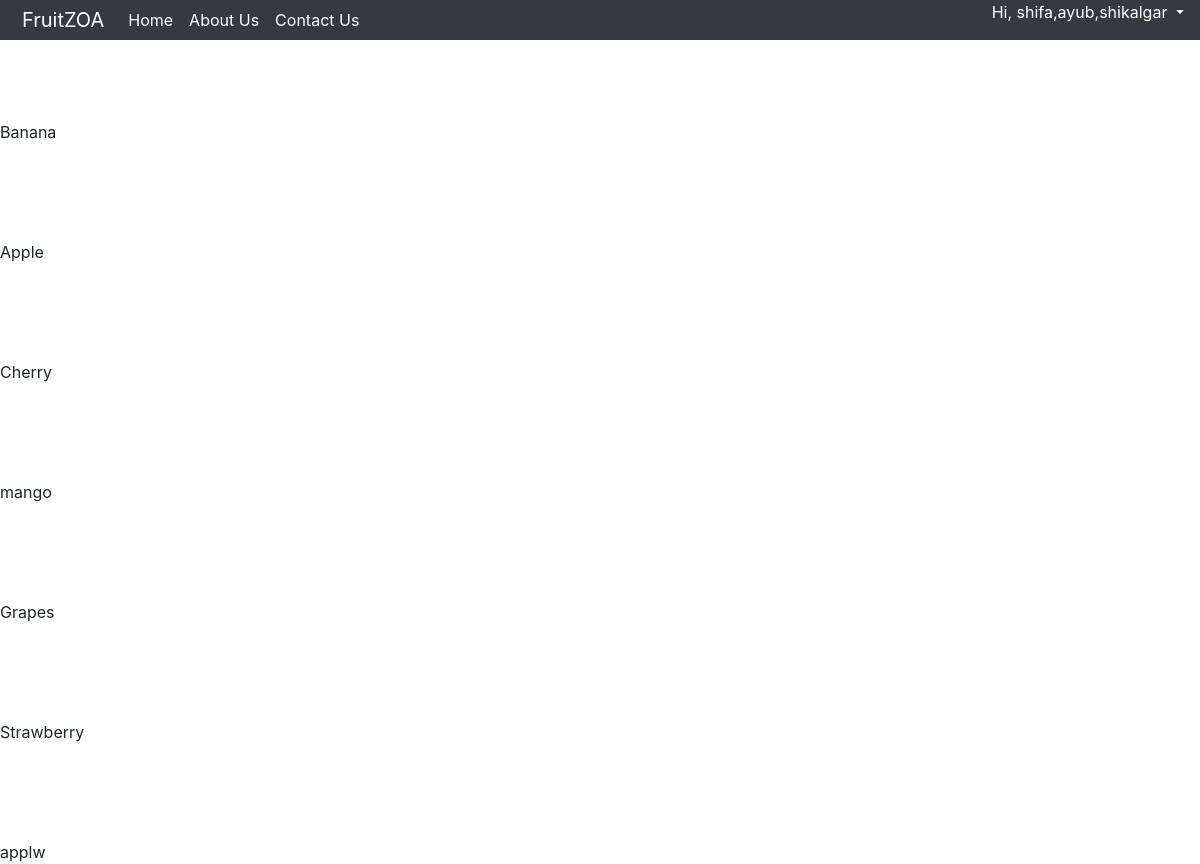
Page /adddata.php (signed in) on the committed database.
### tables this page shows
CREATE TABLE `u_registration` (
  `id` int(11) NOT NULL,
  `Username` varchar(15) NOT NULL,
  `Passwords` varchar(20) NOT NULL,
  `C_Name` text NOT NULL,
  `Address` varchar(50) NOT NULL,
  `email` varchar(40) NOT NULL,
  `DOB` date NOT NULL,
  `Gender` text NOT NULL,
  `Age` int(10) NOT NULL,
  `Phone_no` varchar(12) NOT NULL,
  `date` date NOT NULL,
  `isAdmin` int(11) NOT NULL,
  `fruitid` int(10) NOT NULL,
  `Banana` int(10) DEFAULT NULL,
  `Apple` int(10) DEFAULT NULL,
  `Cherry` int(10) DEFAULT NULL,
  `mango` int(10) DEFAULT NULL,
  `Grapes` int(10) DEFAULT NULL,
  `Strawberry` int(10) DEFAULT NULL,
  `applw` int(10) NOT NULL
);

CREATE TABLE `fruitdata` (
  `id` int(15) NOT NULL,
  `Name` varchar(50) NOT NULL,
  `Discription` varchar(300) NOT NULL,
  `ImgURl` varchar(100) NOT NULL,
  `Quantity` int(11) NOT NULL,
  `Price` int(6) NOT NULL,
  `pur_price` int(6) NOT NULL,
  `sold_items` int(10) NOT NULL,
  `profit` int(10) NOT NULL
);

### adddata.php (the view, shortened to what this page needs)
<?php
include('navbar.php');
$sql = "select * from fruitdata";
$data = mysqli_query($link,$sql);
while ( $row = mysqli_fetch_array( $data ) ) {
echo $row[1];
}
?>

### navbar.php (shortened to what this page needs)
<html>
<head>
</head>
<link rel="stylesheet" href="https://stackpath.bootstrapcdn.com/bootstrap/4.1.3/css/bootstrap.min.css">
<body>
	<nav class="navbar fixed-top navbar-expand-lg navbar-dark bg-dark"> <a class="navbar-brand" href="index.php">FruitZOA</a>
	  <div class="collapse navbar-collapse" id="navbarSupportedContent1">
		<ul class="navbar-nav mr-auto">
		  <li class="nav-item active"> <a class="nav-link" href="index.php">Home <span class="sr-only">(current)</span></a> </li>
		  <li class="nav-item active"> <a class="nav-link" href="aboutUs.php">About Us <span class="sr-only">(current)</span></a> </li>
		  <li class="nav-item active"> <a class="nav-link" href="ContactUs.php">Contact Us <span class="sr-only">(current)</span></a> </li>
		</ul>
		  <?php
		require_once("DB_controller.php");
		$user = $_SESSION['login'];
		$query = "SELECT * FROM u_registration WHERE Username = '$user'";
		$sql = mysqli_query($link,$query);
		while($row = mysqli_fetch_array($sql)){
			$arr = explode(' ',trim($row[3]));
	  ?>
		<div class="dropdown show log">
			<p style="color:white" id="name" class="dropdown-toggle" href="#" role="button" data-toggle="dropdown" aria-haspopup="true" aria-expanded="false">Hi,
			<?php echo $arr[0];	}?><img class="userimg" src="img/apricot.jpg">  </p>
		</div>
		</div>
	</nav>
</body>
</html>

### navbar.php (style rules this page uses)
.navbar { height:40px; padding: 0px; }
.navbar-brand { padding-left: 6px; }
#name { text-decoration: none; color: white; }

### rows in the picture
u_registration: C_Name "shifa,ayub,shikalgar"
fruitdata: Name "Banana"
fruitdata: Name "Apple"
fruitdata: Name "Cherry"
fruitdata: Name "mango"
fruitdata: Name "Grapes"
fruitdata: Name "Strawberry"
fruitdata: Name "applw"
